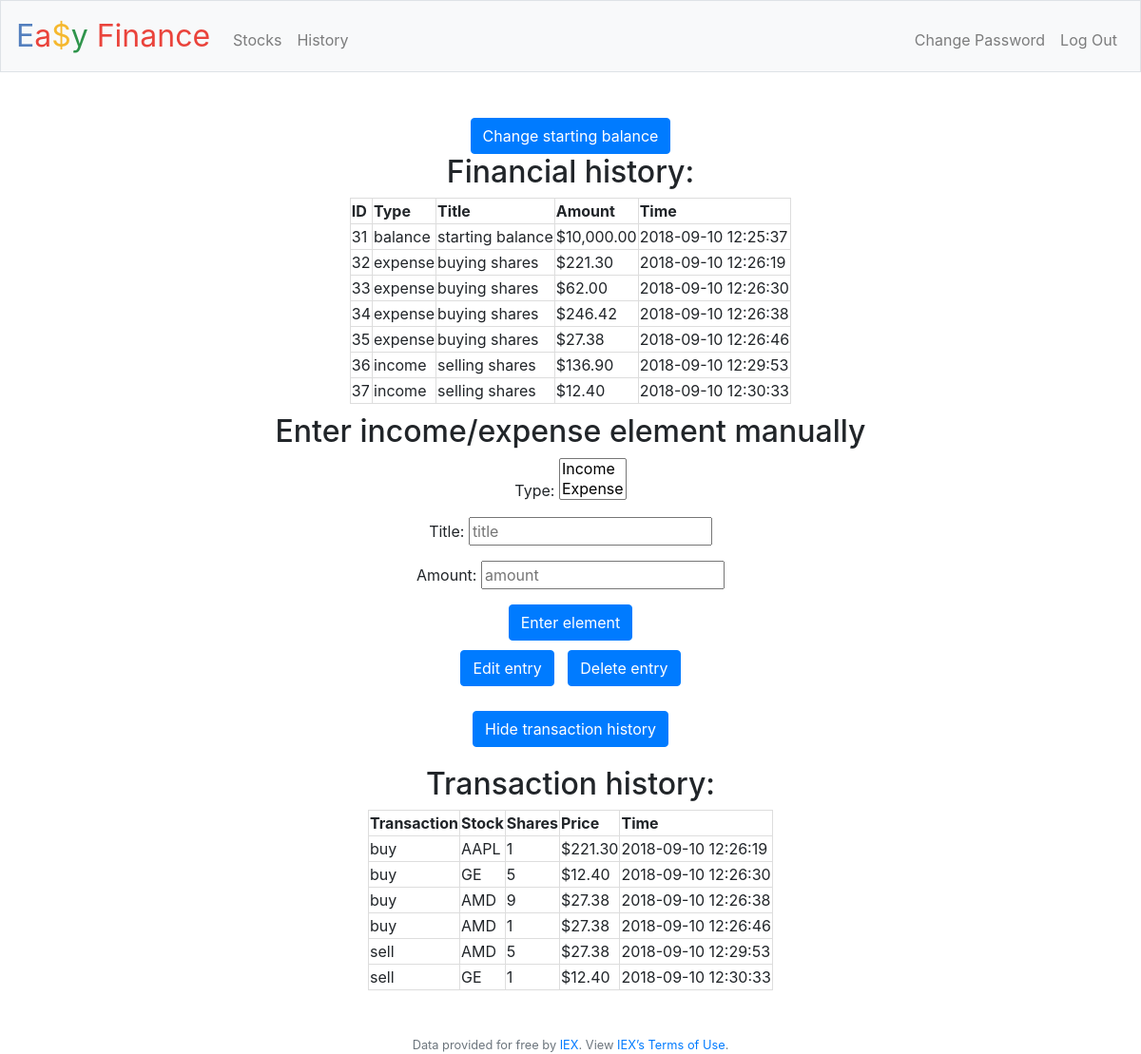
Screenshot of /history (signed in) with the database file from the repository.
### tables this page shows
CREATE TABLE 'statement' ('id' INTEGER PRIMARY KEY AUTOINCREMENT NOT NULL, 'type' TEXT NOT NULL, 'title' TEXT NOT NULL, 'amount' REAL NOT NULL, 'user_id' INTEGER NOT NULL, 'time' DATETIME NOT NULL DEFAULT CURRENT_TIMESTAMP);

CREATE TABLE 'history' ('id' INTEGER PRIMARY KEY AUTOINCREMENT NOT NULL, 'user_id' INTEGER NOT NULL, 'transaction_type' TEXT NOT NULL,'stock' TEXT NOT NULL, 'price' REAL NOT NULL, 'shares' INTEGER NOT NULL, 'time' DATETIME DEFAULT CURRENT_TIMESTAMP);

### application.py (the view)
@app.route("/history")
@login_required
def history():
    transaction_type = db.execute("SELECT transaction_type FROM history WHERE user_id = :iden",
    iden = session["user_id"])
    stock = db.execute("SELECT stock FROM history WHERE user_id = :iden",
    iden = session["user_id"])
    price = db.execute("SELECT price FROM history WHERE user_id = :iden",
    iden = session["user_id"])
    shares = db.execute("SELECT shares FROM history WHERE user_id = :iden",
    iden = session["user_id"])
    time = db.execute("SELECT time FROM history WHERE user_id = :iden",
    iden = session["user_id"])
    i = len(time)
    id_ = db.execute("SELECT id FROM statement WHERE user_id = :iden", iden = session["user_id"])
    time2 = db.execute("SELECT time FROM statement WHERE user_id = :iden", iden = session["user_id"])
    amount = db.execute("SELECT amount FROM statement WHERE user_id = :iden", iden = session["user_id"])
    title = db.execute("SELECT title FROM statement WHERE user_id = :iden", iden = session["user_id"])
    type_ = db.execute("SELECT type FROM statement WHERE user_id = :iden", iden = session["user_id"])
    k = len(time2)
    return render_template("history.html", stock = stock, i = i, price = price,
    transaction_type = transaction_type, shares = shares, time = time, time2 = time2,
     type_ = type_, amount = amount, title = title, k = k, usd = usd, id_ = id_)

### application.py (called while the page is built)
@app.after_request
def after_request(response):
    response.headers["Cache-Control"] = "no-cache, no-store, must-revalidate"
    response.headers["Expires"] = 0
    response.headers["Pragma"] = "no-cache"
    return response

### helpers.py (called while the page is built)
def login_required(f):
    @wraps(f)
    def decorated_function(*args, **kwargs):
        if session.get("user_id") is None:
            return redirect("/login")
        return f(*args, **kwargs)
    return decorated_function

def usd(value):
    return f"${value:,.2f}"

### templates/history.html (shortened to what this page needs)
{% extends "layout.html" %}
{% block main %}
    <div main>
        <button class="btn btn-primary" type="button" id = "editbalance">Change starting balance</button>
        <div tables>
           <table style = "padding-top: 10px" align = "center">
                <h2>Financial history:</h2>
                <tr>
                    <th>ID</th>
                    <th>Type</th>
                    <th>Title</th>
                    <th>Amount</th>
                    <th>Time</th>
                </tr>
                {% for j in range(k) %}
                    <tr>
                        <td>{{ id_[j]['id'] }}</td>
                        <td>{{ type_[j]['type'] }}</td>
                        <td>{{ title[j]['title'] }}</td>
                        <td>{{ usd(amount[j]['amount']) }}</td>
                        <td>{{ time2[j]['time'] }}</td>
                    </tr>
                {% endfor %}
            </table>
        </div>
        <form style = "padding-top: 10px" id = "manual_values" name ="manual_values" action = "/manual_values" method = "POST">
            <h2>Enter income/expense element manually</h2>
            <div class = "form-group">
               <p> Type: <select name = "manual_type" id = "manual_type" size = "2">
                    <option id = "manual_income" name = "manual_income" value = "income">Income</option>
                    <option id = "manual_expense" name = "manual_expense" value = "expense">Expense</option>
                </select>
               </p>
               <p> Title:
                   <input id = "manual_title" name = "manual_title" type = "text" placeholder = "title">
               </p>
               <p> Amount:
                   <input id = "manual_amount" name = "manual_amount" type = "number" step = "any" min = "0" placeholder = "amount">
               </p>
            </div>
            <button class="btn btn-primary" type="submit">Enter element</button>
        </form>
        <p style ="padding-top: 10px">
            <button style = "margin-right: 10px" class="btn btn-primary" type="button" id = "edithist">Edit entry</button>
            <button class="btn btn-primary" type="button" id = "deletehist">Delete entry</button>
        </p>
        <div style = "padding-top: 10px">
            <button class="btn btn-primary" type="button" id = "hidetransactions">Hide transaction history</button>
        </div>
        <div style = "padding-top: 10px">
        </div>
        <div tables style = "overflow-x:auto" align = "center">
            <table  id = "transactions">
                <h2 style = "padding-top: 10px">Transaction history:</h2>
                <tr>
                    <th>Transaction</th>
                    <th>Stock</th>
                    <th>Shares</th>
                    <th>Price</th>
                    <th>Time</th>
                </tr>
                {% for l in range(i) %}
                    <tr>
                        <td>{{ transaction_type[l]['transaction_type'] }}</td>
                        <td>{{ stock[l]['stock'] }}</td>
                        <td>{{ shares[l]['shares'] }}</td>
                        <td>{{ usd(price[l]['price']) }}</td>
                        <td>{{ time[l]['time'] }}</td>
                    </tr>
                {% endfor %}
            </table>
        </div>
    </div>
{% endblock %}

### templates/layout.html (shortened to what this page needs)
<!DOCTYPE html>
<html lang="en">
    <head>
        <link href="https://maxcdn.bootstrapcdn.com/bootstrap/4.0.0-beta.2/css/bootstrap.min.css" rel="stylesheet"/>
        <link href="/static/styles.css" rel="stylesheet"/>
    </head>
    <body>
        <nav class="navbar navbar-expand-md navbar-light bg-light border">
            <a class="navbar-brand" href="/"><span class="blue">E</span><span class="red">a</span><span class="yellow">$</span><span class="green">y</span> <span class="red">Finance</span></a>
            <div class="collapse navbar-collapse" id="navbar">
                {% if session.user_id %}
                    <ul class="navbar-nav mr-auto mt-2">
                        <li class="nav-item"><a class="nav-link" href="/stocks">Stocks</a></li>
                        <li class="nav-item"><a class="nav-link" href="/history">History</a></li>
                    </ul>
                    <ul class="navbar-nav ml-auto mt-2">
                        <li class="nav-item"><a class="nav-link" href="/change-pw">Change Password</a></li>
                        <li class="nav-item"><a class="nav-link" href="/logout">Log Out</a></li>
                    </ul>
                {% else %}
                    <ul class="navbar-nav ml-auto mt-2">
                        <li class="nav-item"><a class="nav-link" href="/register">Register</a></li>
                        <li class="nav-item"><a class="nav-link" href="/login">Log In</a></li>
                    </ul>
                {% endif %}
            </div>
        </nav>
        <main class="container p-5">
            {% block main %}{% endblock %}
        </main>
        <footer class="small text-center text-muted">
            Data provided for free by <a href="https://iextrading.com/developer">IEX</a>. View <a href="https://iextrading.com/api-exhibit-a/">IEX’s Terms of Use</a>.
        </footer>
    </body>
</html>

### static/styles.css (style rules this page uses)
nav .navbar-brand { font-size: xx-large; }
nav .navbar-brand .blue { color: #537fbe; }
nav .navbar-brand .red { color: #ea433b; }
nav .navbar-brand .yellow { color: #f5b82e; }
nav .navbar-brand .green { color: #2e944b; }
main { overflow-x: auto; text-align: center; }
div.tables table, tr { width: 100%; border: 1px solid black; text-align: left; }
th, td { padding: 15 px; border: 1px solid #ddd; }

### rows the page displays
statement: id "31", type "balance", title "starting balance", amount "$10,000.00", time "2018-09-10 12:25:37"
statement: id "32", type "expense", title "buying shares", amount "$221.30", time "2018-09-10 12:26:19"
statement: id "33", type "expense", title "buying shares", amount "$62.00", time "2018-09-10 12:26:30"
statement: id "34", type "expense", title "buying shares", amount "$246.42", time "2018-09-10 12:26:38"
statement: id "35", type "expense", title "buying shares", amount "$27.38", time "2018-09-10 12:26:46"
statement: id "36", type "income", title "selling shares", amount "$136.90", time "2018-09-10 12:29:53"
statement: id "37", type "income", title "selling shares", amount "$12.40", time "2018-09-10 12:30:33"
history: stock "AAPL", shares "1", price "$221.30", time "2018-09-10 12:26:19"
history: stock "GE", shares "5", price "$12.40", time "2018-09-10 12:26:30"
history: stock "AMD", shares "9", price "$27.38", time "2018-09-10 12:26:38"
history: stock "AMD", shares "1", price "$27.38", time "2018-09-10 12:26:46"
history: stock "AMD", shares "5", price "$27.38", time "2018-09-10 12:29:53"
history: stock "GE", shares "1", price "$12.40", time "2018-09-10 12:30:33"
